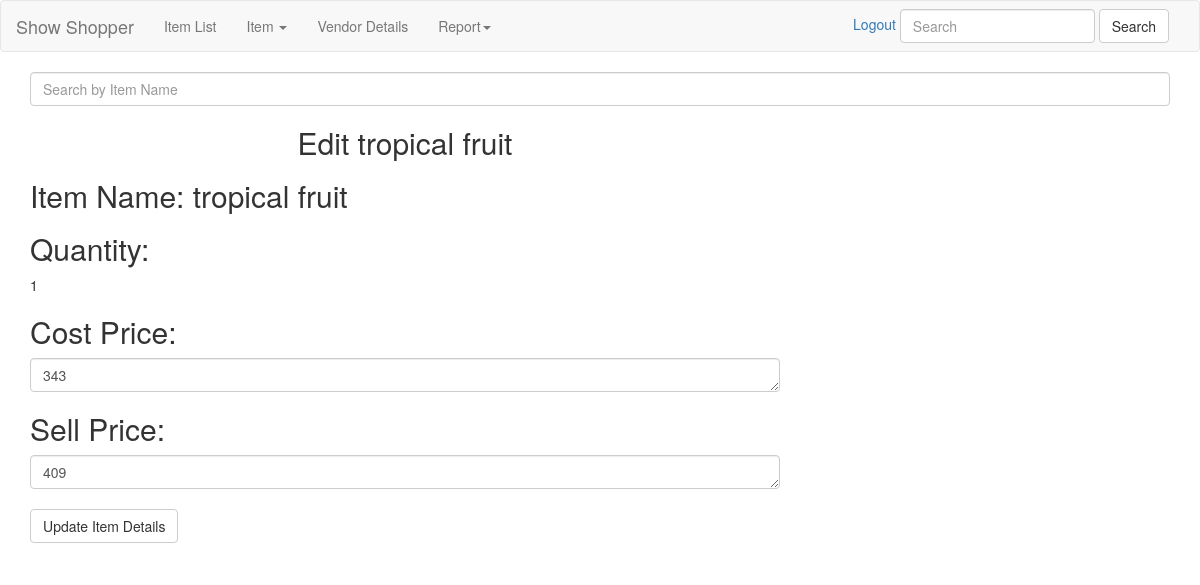
Page /editItem.php?id=1 on the committed database.
### tables this page shows
CREATE TABLE `itemlist` (
  `itemId` int(11) NOT NULL,
  `itemName` varchar(100) NOT NULL,
  `quantity` int(11) NOT NULL,
  `costPrice` float NOT NULL,
  `sellPrice` float NOT NULL
);

### editItem.php (the view, shortened to what this page needs)
<?php
include 'connect.php';
?>
<html>
<head>
    <link href="css/style.css" rel="stylesheet">
    <link href="css/bootstrap.min.css" rel="stylesheet">
</head>
<body>
    <?php
    $id = @$_GET['id'];
    ?>
    <div class="container">
        <input type="text" name="search_text" id="search_text" placeholder="Search by Item Name" class="form-control" />
        <div class="row">
            <div class="col-md-8">
                <?php
                $sql2 = "SELECT * FROM itemlist where itemId='$id'";
                $result2=$conn->query($sql2);
                while($row = $result2->fetch_assoc()){
                    $name = $row["itemName"];
                    echo ' <h2> <center> Edit '.$name.'</center></h2>
                    <form method="post" action="#">
                        <h2>Item Name:  '.$name.'
                        <h2>Quantity:</h2>'.$row["quantity"].'
                        <h2>Cost Price:</h2><textarea name="editedCostPrice" class="form-control" rows="1">'.$row["costPrice"].'</textarea>
                        <h2>Sell Price:</h2><textarea name="editedSellPrice" class="form-control" rows="1">'.$row["sellPrice"].'</textarea>
                        <br>
                        <a href="editItem.php?id='.$id.'"> <button name="editName" class="btn btn-default"> Update Item Details</button></a>
                    </form>
                    ';
                }
                ?>
            </div>
            <div class="col-md-4">
            </div>
        </div>
    </div>
</body>
</html>

### rows in the picture
itemlist: itemName "tropical fruit", quantity "1", editedCostPrice "343", editedSellPrice "409"
